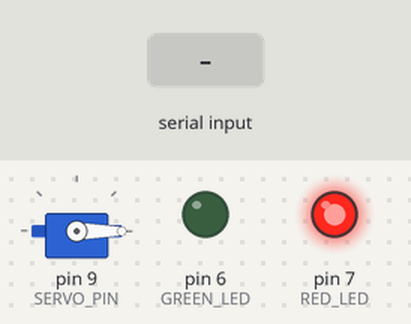
Bench run of a sketch on a simulated Arduino Uno, built with avr-gcc and run on an emulated ATmega328P. On the bench: servo, output pins drawn as LEDs (lit = HIGH). Inputs (shaded band) come from the test bench.

Above: at 1.2 s.
1.3 s: "U" received over Serial
At 2.3 s:
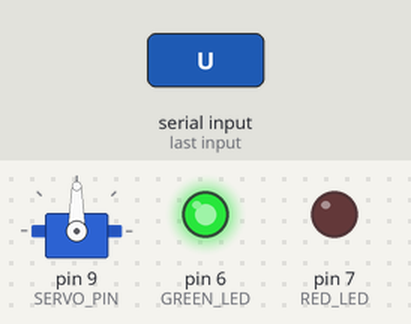
2.8 s: "L" received over Serial
At 3.4 s:
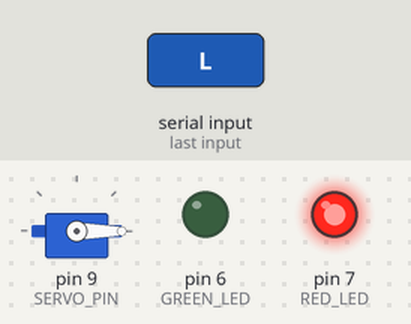
Timing chart, 0 to 5.8 s (numbered marks = the images above; inputs shaded):
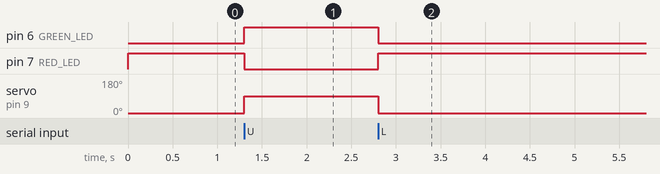

Measured:
- after the input at 1.3 s, pin 6 (GREEN_LED): LOW → HIGH at once; pin 7 (RED_LED): HIGH → LOW at once; servo on pin 9 (SERVO_PIN): 0° → 90° at once
- after the input at 2.8 s, pin 6 (GREEN_LED): HIGH → LOW at once; pin 7 (RED_LED): LOW → HIGH at once; servo on pin 9 (SERVO_PIN): 90° → 0° at once

The sketch:

door_lock.ino
```cpp
/*
 * Face Recognition Door Lock - servo controller
 *
 * The Python program sends one character over USB serial:
 *   'U' -> unlock (servo to UNLOCKED_ANGLE, green LED on)
 *   'L' -> lock   (servo to LOCKED_ANGLE, red LED on)
 *
 * Wiring:
 *   Servo signal (orange/yellow) -> D9
 *   Servo VCC (red)              -> 5V (use an external 5V supply for big servos)
 *   Servo GND (brown/black)      -> GND
 *   Green LED + 220 ohm resistor -> D6   (optional)
 *   Red LED   + 220 ohm resistor -> D7   (optional)
 */
#include <Servo.h>

const int SERVO_PIN = 9;
const int GREEN_LED = 6;
const int RED_LED = 7;
const int LOCKED_ANGLE = 0;
const int UNLOCKED_ANGLE = 90;

// Safety net: if the PC crashes while the door is open, lock it again.
const unsigned long MAX_UNLOCK_MS = 30000;

Servo latch;
bool unlocked = false;
unsigned long unlockedAt = 0;

void lockDoor() {
  latch.write(LOCKED_ANGLE);
  digitalWrite(GREEN_LED, LOW);
  digitalWrite(RED_LED, HIGH);
  unlocked = false;
}

void unlockDoor() {
  latch.write(UNLOCKED_ANGLE);
  digitalWrite(GREEN_LED, HIGH);
  digitalWrite(RED_LED, LOW);
  unlocked = true;
  unlockedAt = millis();
}

void setup() {
  pinMode(GREEN_LED, OUTPUT);
  pinMode(RED_LED, OUTPUT);
  latch.attach(SERVO_PIN);
  Serial.begin(9600);
  lockDoor();
}

void loop() {
  if (Serial.available() > 0) {
    char command = Serial.read();
    if (command == 'U') unlockDoor();
    if (command == 'L') lockDoor();
  }
  if (unlocked && millis() - unlockedAt > MAX_UNLOCK_MS) {
    lockDoor();
  }
}
```
